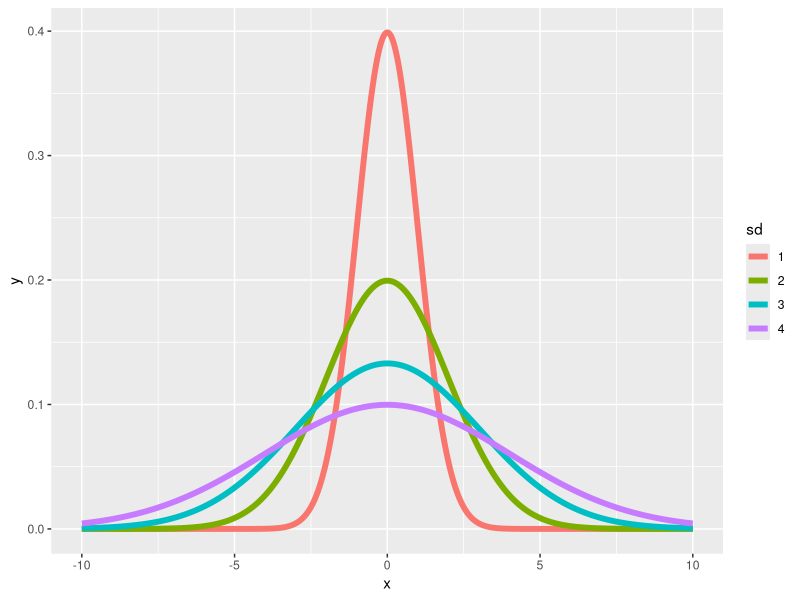

Reproduce this figure in R.
library(ggplot2)
xvals <- seq(-10, 10, by = .01)
dat <- data.frame(
    y = c(
        dnorm(xvals, mean = 0, sd = 1),
        dnorm(xvals, mean = 0, sd = 2),
        dnorm(xvals, mean = 0, sd = 3),
        dnorm(xvals, mean = 0, sd = 4)
    ),
    x = rep(xvals, 4),
    sd = factor(rep(1 : 4, rep(length(xvals), 4)))
)
ggplot(dat, aes(x = x, y = y, color = sd)) + geom_line(size = 2) 